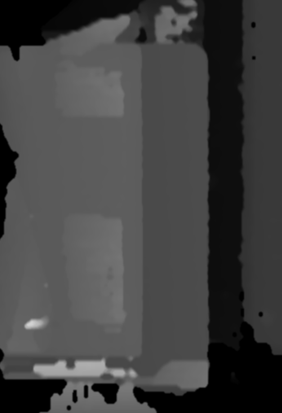
#> input picture difficult2.png, 282 x 413 px
$ python DataResearch.py
#> lines starting #> are read from the running program, lines starting #| are printed output that depends on the picture
import numpy as np
import cv2
import matplotlib.pyplot as plt
from collections import Counter

# 파란 점들의 y좌표 예시 (사용자 데이터로 대체 필요)
y_coords_blue_points = [46, 30, 375, 386, 47, 30, 353, 374, 385, 48, 35, 353, 374, 385, 48, 37, 353, 373, 384, 47, 36, 353, 372, 383, 47, 36, 354, 372, 384, 46, 35, 355, 371, 384, 46, 35, 355, 369, 380, 45, 357, 369, 380, 45, 358, 369, 380, 45, 359, 370, 383, 45, 359, 370, 381, 44, 359, 370, 381, 44, 359, 370, 381, 44, 359, 370, 381, 44, 358, 369, 380, 44, 357, 368, 380, 44, 30, 312, 356, 367, 44, 31, 311, 355, 367, 113, 90, 44, 311, 323, 354, 115, 89, 44, 320, 355, 367, 116, 88, 45, 221, 321, 355, 116, 86, 72, 219, 320, 355, 117, 72, 44, 219, 321, 354, 117, 72, 43, 217, 321, 354, 117, 72, 44, 218, 322, 354, 118, 73, 42, 217, 322, 354, 118, 72, 38, 217, 322, 354, 118, 72, 39, 217, 324, 354, 118, 73, 40, 217, 323, 355, 118, 73, 42, 216, 322, 355, 118, 72, 42, 216, 355, 366, 117, 73, 42, 216, 355, 366, 117, 73, 43, 216, 356, 367, 117, 74, 43, 216, 356, 367, 117, 74, 43, 216, 358, 369, 117, 74, 43, 217, 358, 369, 117, 74, 44, 217, 324, 358, 117, 73, 42, 216, 357, 369, 214, 117, 42, 217, 325, 357, 117, 67, 42, 216, 323, 358, 214, 117, 68, 217, 326, 357, 117, 67, 43, 216, 324, 357, 116, 69, 42, 216, 357, 372, 214, 116, 69, 324, 357, 372, 214, 118, 69, 357, 373, 384, 213, 117, 69, 323, 357, 373, 214, 117, 68, 357, 373, 384, 214, 117, 68, 358, 373, 384, 214, 116, 68, 357, 373, 384, 116, 68, 216, 357, 373, 116, 68, 357, 373, 385, 116, 69, 357, 373, 384, 116, 67, 357, 373, 384, 116, 68, 357, 373, 384, 115, 68, 357, 373, 385, 115, 66, 357, 373, 384, 114, 66, 357, 373, 384, 66, 30, 357, 373, 385, 66, 30, 357, 373, 384, 67, 31, 358, 373, 384, 115, 67, 31, 358, 373, 384, 32, 358, 373, 384, 32, 358, 373, 384, 33, 358, 373, 384, 33, 358, 373, 384, 33, 358, 373, 384, 33, 358, 369, 380, 33, 357, 368, 379, 34, 358, 369, 380, 34, 357, 368, 379, 34, 357, 368, 379, 35, 356, 367, 378, 36, 356, 367, 378, 36, 356, 367, 378, 36, 357, 368, 379, 36, 358, 369, 380, 37, 358, 369, 380, 37, 358, 373, 385, 37, 358, 373, 387, 38, 358, 373, 388, 38, 358, 373, 392, 38, 358, 373, 393, 39, 358, 373, 393, 39, 358, 373, 392, 40, 358, 373, 392, 41, 30, 356, 373, 392, 40, 355, 366, 377, 41, 30, 355, 366, 377, 41, 30, 355, 366, 377, 41, 30, 354, 365, 376, 41, 30, 354, 365, 376, 42, 31, 354, 365, 376, 43, 32, 354, 365, 376, 43, 32, 319, 354, 365, 45, 34, 317, 354, 365, 46, 33, 317, 354, 365, 46, 32, 316, 327, 354, 47, 32, 316, 327, 353, 47, 32, 316, 327, 354, 46, 316, 327, 354, 46, 316, 327, 353, 46, 317, 328, 353, 46, 317, 328, 353, 46, 316, 327, 353, 46, 316, 327, 353, 46, 316, 327, 353, 46, 316, 327, 352, 46, 316, 327, 353, 46, 317, 328, 352, 46, 317, 328, 352, 46, 318, 329, 353, 46, 318, 329, 352]

# **1. 가장 빈도가 높은 y좌표 선별 (최빈값 계산)**
counter = Counter(y_coords_blue_points)
most_common_y = counter.most_common(5)  # 가장 자주 나타나는 상위 5개 y좌표
print(f"가장 많이 나타나는 y좌표: {most_common_y}")

# **2. 최빈값 기반 직선 그리기**
selected_y = list(set([y[0] for y in most_common_y]))  # 중복 제거

# **3. 이미지에 직선 그리기**
image = cv2.imread('difficult2.png', cv2.IMREAD_GRAYSCALE)
#> image is the input picture: shape (413, 282); min 0, max 211, mean 66.2
plt.imshow(image, cmap='gray')

# 선택된 y좌표에 따라 직선 표시
for y in selected_y:
    plt.axhline(y=y, color='red', linestyle='--')  # x축에 평행한 직선

plt.title('Most Frequent Y-Coordinate Lines')
plt.show()
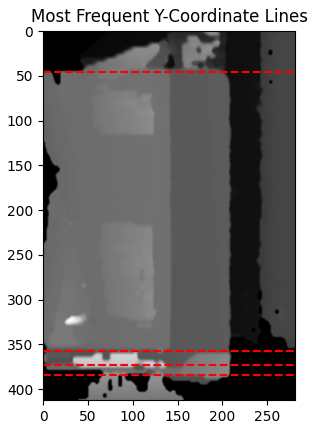
#> figure drawn by matplotlib, 1 panel

$ run again, with difficult.png copied over difficult2.png
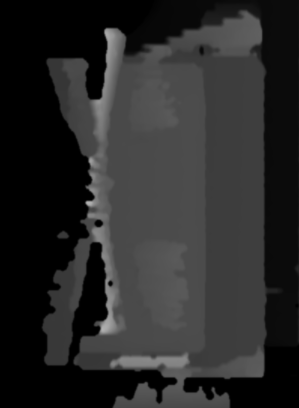
#> input picture difficult.png, 299 x 408 px
#> image is the input picture: shape (408, 299); min 0, max 178, mean 41.3
#> `plt.show()`:
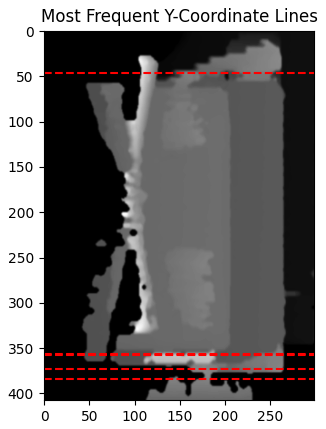
#> figure drawn by matplotlib, 1 panel

$ run again, with simple.png copied over difficult2.png
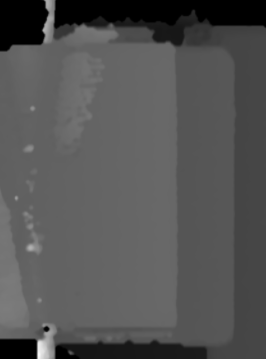
#> input picture simple.png, 266 x 359 px
#> image is the input picture: shape (359, 266); min 0, max 247, mean 83.7
#> `plt.show()`:
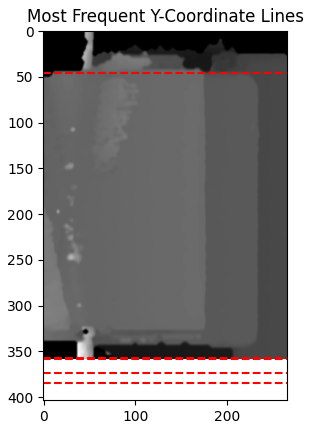
#> figure drawn by matplotlib, 1 panel

$ run again, with simple2.png copied over difficult2.png
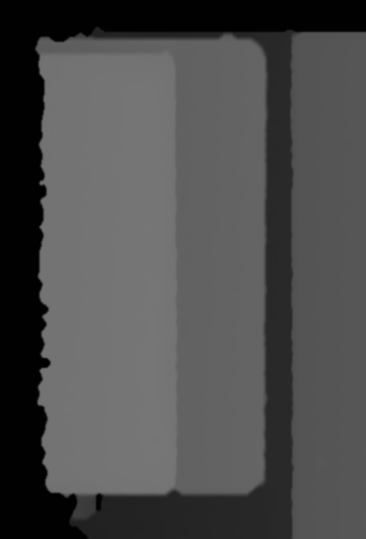
#> input picture simple2.png, 366 x 539 px
#> image is the input picture: shape (539, 366); min 1, max 118, mean 76.8
#> `plt.show()`:
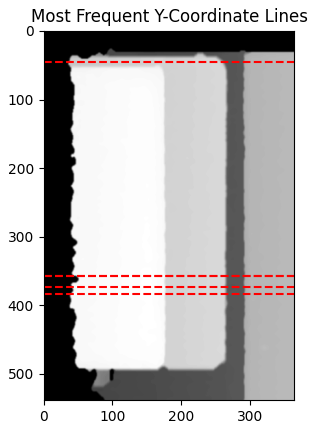
#> figure drawn by matplotlib, 1 panel
